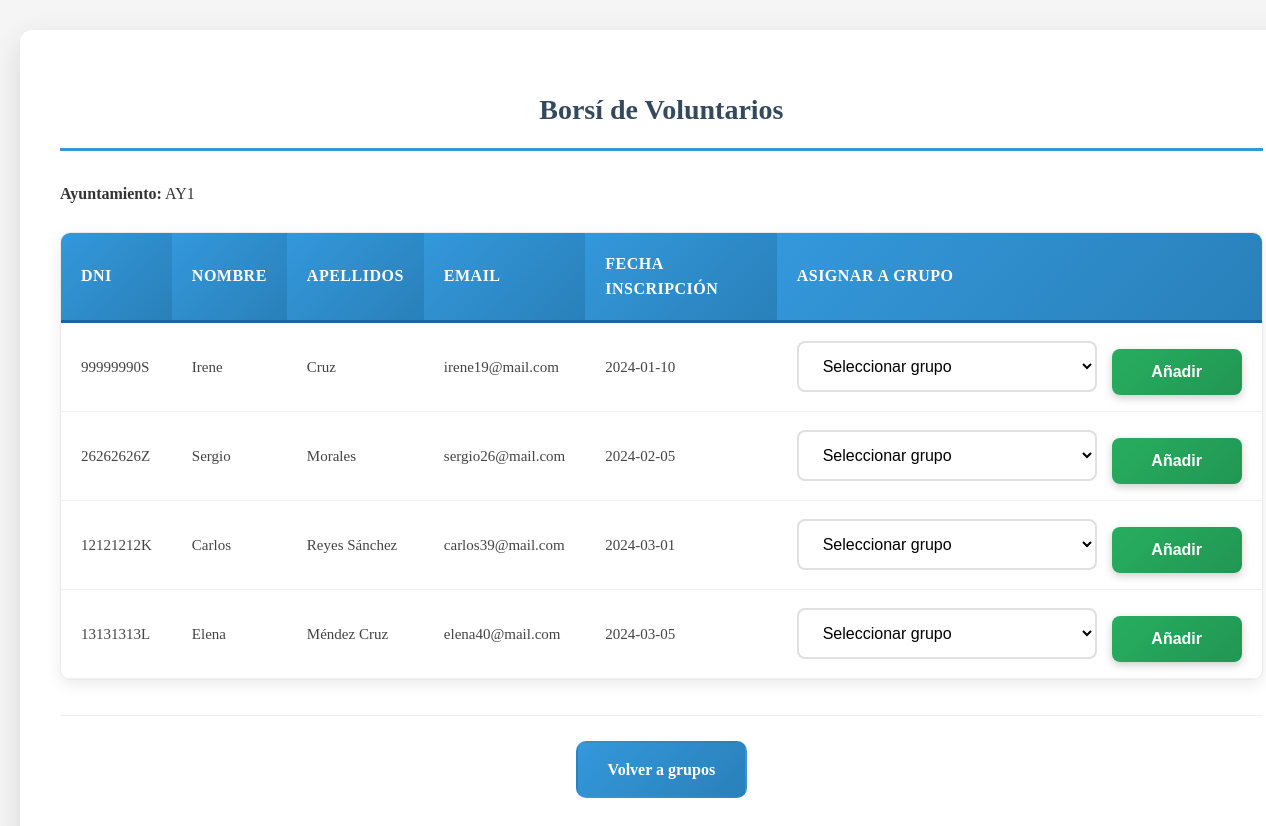
/BD243478494F/borsi.php (signed in), run on the app's committed database.
### tables this page shows
CREATE TABLE Borsi (
    idBorsi INT AUTO_INCREMENT PRIMARY KEY,
    codiAyuntamiento VARCHAR(10) NOT NULL,
    DNI VARCHAR(9) NOT NULL,
    fechaInscripcion DATE NOT NULL,
    CONSTRAINT fk_borsi_ayuntamiento FOREIGN KEY (codiAyuntamiento)
        REFERENCES Ayuntamiento(codiAyuntamiento) ON DELETE CASCADE,
    CONSTRAINT fk_borsi_voluntario FOREIGN KEY (DNI)
        REFERENCES Voluntario(DNI) ON DELETE CASCADE,
    UNIQUE (codiAyuntamiento, DNI)
);

CREATE TABLE Voluntario(
    DNI VARCHAR(9) PRIMARY KEY,
    nombre VARCHAR(50) NOT NULL,
    apellidos VARCHAR(100) NOT NULL,
    contraseña VARCHAR(50) NOT NULL,
    telefono VARCHAR(15),
    email VARCHAR(50)
);

### BD243478494F/borsi.php (the view, shortened to what this page needs)
<?php
include "../conexionBD.php";
$codiAyuntamiento = $_SESSION["usuario"];
$sqlBorsi = "
    SELECT b.idBorsi, v.DNI, v.nombre, v.apellidos, v.telefono, v.email, b.fechaInscripcion
    FROM Borsi b
    JOIN Voluntario v ON b.DNI = v.DNI
    WHERE b.codiAyuntamiento = '$codiAyuntamiento'
    ORDER BY b.fechaInscripcion ASC
";
$resBorsi = mysqli_query($con, $sqlBorsi);
?>
<!DOCTYPE html>
<html lang="es">
<head>
    <link rel="stylesheet" href="../css/estilos.css">
</head>
<body>
<div class="container">
    <div class="box">
        <h2>Borsí de Voluntarios</h2>
        <p><strong>Ayuntamiento:</strong> <?php echo htmlspecialchars($codiAyuntamiento); ?></p>
        <?php if (mysqli_num_rows($resBorsi) > 0): ?>
            <table>
                <tr>
                    <th>DNI</th>
                    <th>Nombre</th>
                    <th>Apellidos</th>
                    <th>Email</th>
                    <th>Fecha inscripción</th>
                    <th>Asignar a grupo</th>
                </tr>
                <?php while ($v = mysqli_fetch_assoc($resBorsi)): ?>
                    <tr>
                        <td><?= htmlspecialchars($v['DNI']) ?></td>
                        <td><?= htmlspecialchars($v['nombre']) ?></td>
                        <td><?= htmlspecialchars($v['apellidos']) ?></td>
                        <td><?= htmlspecialchars($v['email']) ?></td>
                        <td><?= htmlspecialchars($v['fechaInscripcion']) ?></td>
                        <td>
                            <form action="accion_borsi.php" method="POST">
                                <select name="idGrupo" required>
                                    <option value="">Seleccionar grupo</option>
                                </select>
                                <button type="submit" name="accion" value="asignar">
                                    Añadir
                                </button>
                            </form>
                        </td>
                    </tr>
                <?php endwhile; ?>
            </table>
        <?php else: ?>
            <p>No hay voluntarios inscritos en el borsí.</p>
        <?php endif; ?>
        <p class="registro">
            <a href="../BD241660307Q/grupos_ayuntamiento.php">Volver a grupos</a>
        </p>
    </div>
</div>
</body>
</html>

### css/estilos.css (style rules this page uses)
body { background-color: #f5f5f5; color: #333; line-height: 1.6; padding: 0 !important; margin: 0 !important; width: 100% !important; min-width: 100% !important; }
.container { width: 100% !important; max-width: 100% !important; min-width: 100% !important; margin: 0 !important; padding: 30px 20px !important; background-color: #f5f5f5; }
.box { background-color: white; padding: 35px 40px; border-radius: 12px; box-shadow: 0 10px 30px rgba(0, 0, 0, 0.12); margin: 0 auto !important; width: 95% !important; max-width: 1800px !important; min-width: 95% !important; }
table { width: 100% !important; border-collapse: separate; border-spacing: 0; margin: 25px 0 !important; background: white; border-radius: 10px; overflow: hidden; box-shadow: 0 5px 15px rgba(0, 0, 0, 0.08); border: 1px solid #eaeaea; }
th { background: linear-gradient(135deg, #3498db, #2980b9); color: white; padding: 18px 20px; font-weight: 700; font-size: 16px; text-align: left; border-bottom: 3px solid #1f639b; text-transform: uppercase; letter-spacing: 0.5px; }
td { padding: 16px 20px; border-bottom: 1px solid #f0f0f0; vertical-align: middle; font-size: 15px; color: #444; }
td form { display: flex; align-items: center; gap: 15px; margin: 0; }
form { margin-left: 10px; }
td form select[name="idGrupo"] { flex: 1; min-width: 300px; max-width: 400px; padding: 14px 20px; font-size: 16px; border: 2px solid #e0e0e0; border-radius: 8px; background-color: white; cursor: pointer; transition: all 0.3s; }
td form button[name="accion"] { background: linear-gradient(135deg, #27ae60, #219653); color: white; border: none; padding: 14px 28px; font-size: 16px; border-radius: 8px; cursor: pointer; transition: all 0.3s; font-weight: 700; white-space: nowrap; min-width: 130px; }
h2 { color: #34495e; margin-bottom: 30px; padding-bottom: 15px; border-bottom: 3px solid #3498db; text-align: center; font-size: 28px; }
p.registro { margin-top: 35px; text-align: center; padding-top: 25px; border-top: 1px solid #eee; }
p.registro a { display: inline-block; background: linear-gradient(135deg, #3498db, #2980b9); color: white; text-decoration: none; font-weight: 700; padding: 14px 30px; border-radius: 10px; transition: all 0.3s ease; border: 2px solid transparent; }
button { background: linear-gradient(135deg, #2e7d32, #1b5e20); color: #ffffff; border: none; padding: 12px 22px; font-size: 15px; font-weight: 700; border-radius: 8px; cursor: pointer; transition: background 0.3s ease, transform 0.15s ease, box-shadow 0.15s ease; box-shadow: 0 3px 8px rgba(0, 0, 0, 0.2); }
form button { margin-top: 10px; }

### data on the page
borsi: DNI.DNI "99999990S", DNI.nombre "Irene", DNI.apellidos "Cruz", DNI.email "irene19@mail.com", fechaInscripcion "2024-01-10"
borsi: DNI.DNI "26262626Z", DNI.nombre "Sergio", DNI.apellidos "Morales", DNI.email "sergio26@mail.com", fechaInscripcion "2024-02-05"
borsi: DNI.DNI "12121212K", DNI.nombre "Carlos", DNI.apellidos "Reyes Sánchez", DNI.email "carlos39@mail.com", fechaInscripcion "2024-03-01"
borsi: DNI.DNI "13131313L", DNI.nombre "Elena", DNI.apellidos "Méndez Cruz", DNI.email "elena40@mail.com", fechaInscripcion "2024-03-05"

### other printed values
$codiAyuntamiento "AY1"
